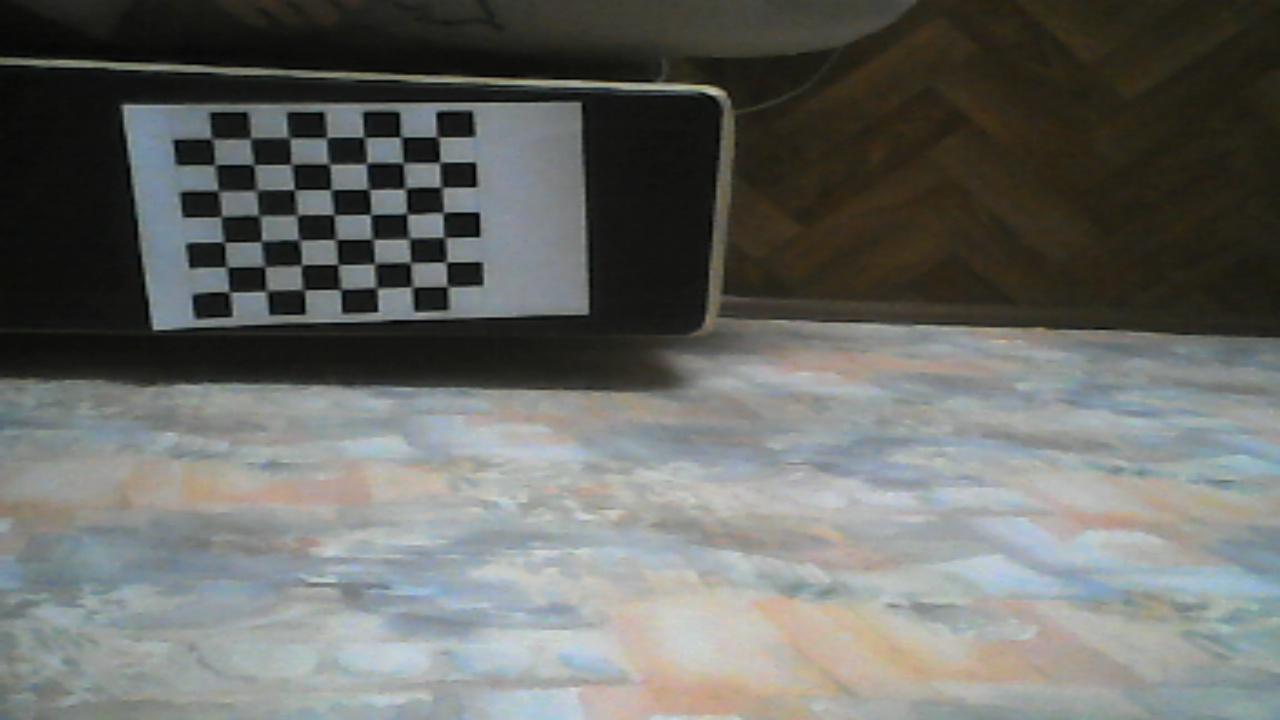
#> input picture distorted_img.jpg, 1280 x 720 px
$ python undistortion.py
#> lines starting #> are read from the running program, lines starting #| are printed output that depends on the picture
#> further down, immage is the input picture: shape (720, 1280, 3); mean B, G, R 102, 105.9, 104
import cv2
import numpy as np


def undistortion(immage, cam_number):
#> called with cam_number = 1
    mtx, dist = get_params(cam_number)
    h, w = immage.shape[:2]
#> h = 720; w = 1280
    newcameramtx, roi=cv2.getOptimalNewCameraMatrix(mtx,dist,(w,h),1,(w,h))
#> roi = (11, 13, 1257, 692)
    mapx,mapy = cv2.initUndistortRectifyMap(mtx,dist,None,newcameramtx,(w,h),5)
    dst = cv2.remap(immage, mapx, mapy, cv2.INTER_LINEAR)
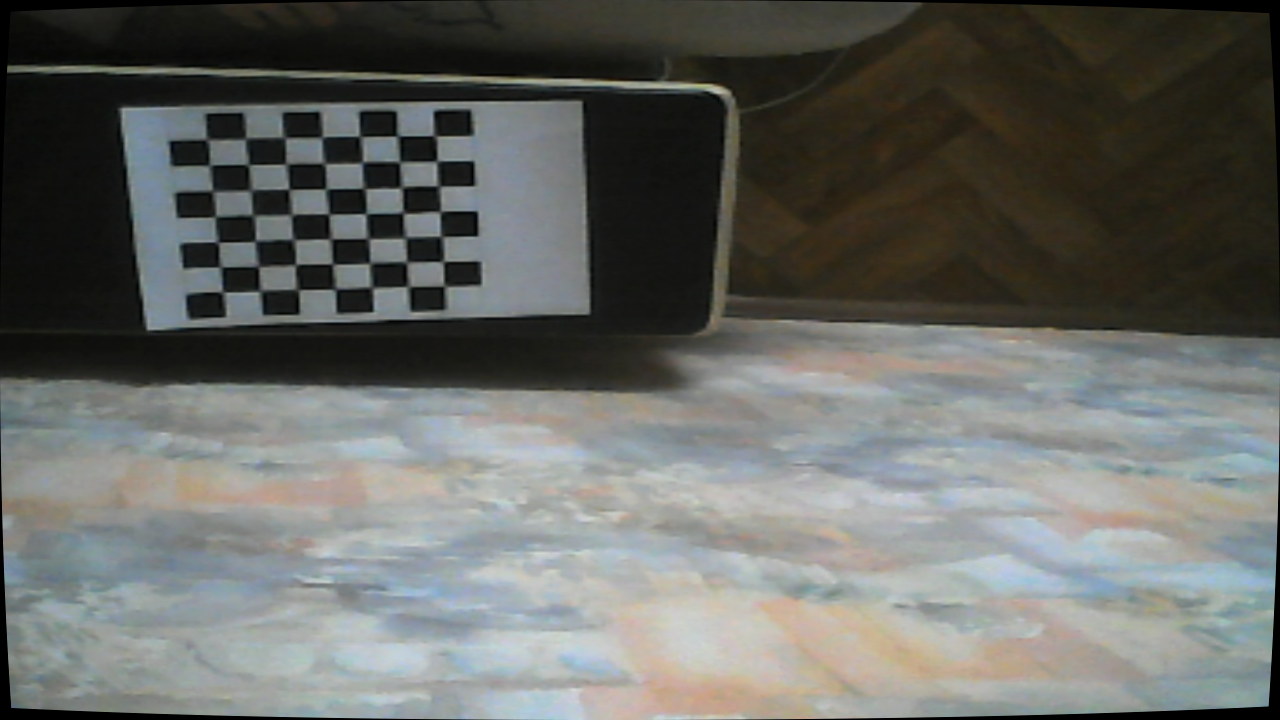
#> dst: shape (720, 1280, 3); mean B, G, R 100.6, 104.5, 102.7
    x,y,w,h = roi
#> x = 11; y = 13; w = 1257; h = 692
    undist_image = dst[y:y+h, x:x+w]
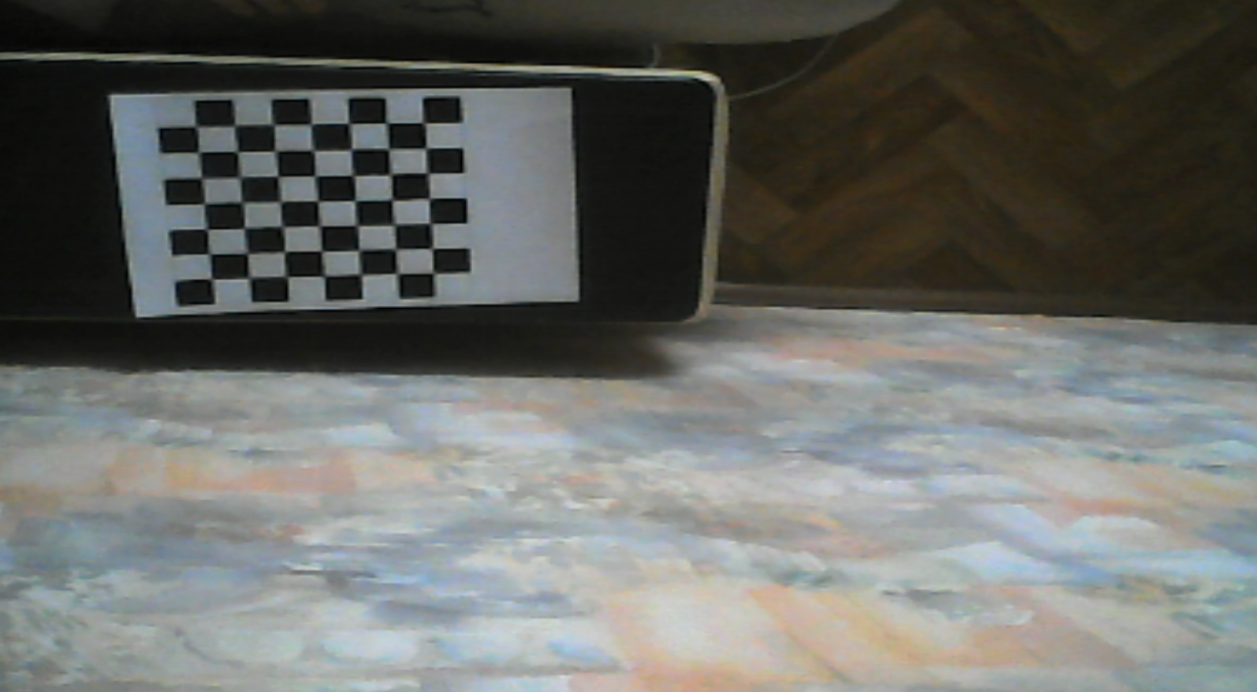
#> undist_image: shape (692, 1257, 3); mean B, G, R 102.5, 106.3, 104.6

    return undist_image

def get_params(cam_number):
    calibration_params = ['./camera_' +str(cam_number)+ '/cameraMatrix.txt', './camera_' +str(cam_number)+ '/cameraDistortion.txt']
    mtx = np.loadtxt(calibration_params[0], dtype=float, delimiter=',')
    dist = np.loadtxt(calibration_params[1], dtype=float, delimiter=',')
    dist = np.reshape(dist, (1, 5))

    return mtx, dist


if __name__ == '__main__':
    path_to_img = './distorted_img.jpg'
    immage = cv2.imread(path_to_img)
    cam_number = 1
    undist_image = undistortion(immage, cam_number)
    cv2.imwrite("./calibresult.png", undist_image)
